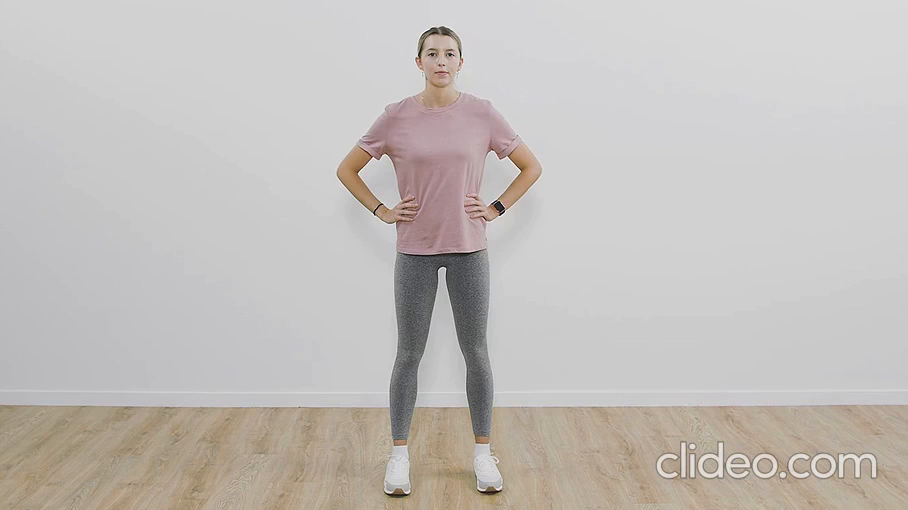
#> input picture frame 15 of video/person.mp4, 908 x 510 px, given in place of input.mp4, which was not available
$ python analyze_video.py
#> lines starting #> are read from the running program, lines starting #| are printed output that depends on the picture; after the words box and inside, x2 and y2 are one past the last pixel; in counts of white or black regions, pixels touching at a corner belong together; pictures that were not available may be replaced by others from this repository, and a replacement may not be noted
### src/utils.py
import cv2
import numpy as np


def clamp(val: int, lo: int, hi: int) -> int:
    return max(lo, min(hi, val))


def get_frame_at_index(cap: cv2.VideoCapture, frame_idx: int):
    cap.set(cv2.CAP_PROP_POS_FRAMES, frame_idx)
    ok, frame = cap.read()
    return ok, frame


def compute_frame_indices(cap: cv2.VideoCapture, ref_sec: float, tgt_sec_from_end: float):
    fps = cap.get(cv2.CAP_PROP_FPS)
    if fps <= 1e-6:
        fps = 30.0

    total_frames = int(cap.get(cv2.CAP_PROP_FRAME_COUNT))
    if total_frames <= 0:
        raise RuntimeError("Не удалось определить количество кадров.")

    ref_idx = int(ref_sec * fps)
    tgt_idx = total_frames - 1 - int(tgt_sec_from_end * fps)

    ref_idx = clamp(ref_idx, 0, total_frames - 1)
    tgt_idx = clamp(tgt_idx, 0, total_frames - 1)

    return fps, total_frames, ref_idx, tgt_idx


def select_point_on_frame(frame: np.ndarray, win_name: str = "Select point"):

    chosen = {"pt": None}

    def on_mouse(event, x, y, flags, param):
        if event == cv2.EVENT_LBUTTONDOWN:
            chosen["pt"] = (int(x), int(y))

    vis = frame.copy()
    cv2.namedWindow(win_name, cv2.WINDOW_NORMAL)
    cv2.setMouseCallback(win_name, on_mouse)

    while True:
        temp = vis.copy()
        if chosen["pt"] is not None:
            cv2.circle(temp, chosen["pt"], 6, (0, 255, 0), 2)
            cv2.putText(temp, f"Selected: {chosen['pt']}", (10, 30),
                        cv2.FONT_HERSHEY_SIMPLEX, 1.0, (0, 255, 0), 2)

        cv2.putText(temp, "Click LBM to choose point. ENTER to confirm, ESC to close.",
                    (10, temp.shape[0] - 20), cv2.FONT_HERSHEY_SIMPLEX, 0.7, (255, 255, 255), 2)

        cv2.imshow(win_name, temp)
        key = cv2.waitKey(20) & 0xFF

        if key == 27:  # ESC
            cv2.destroyWindow(win_name)
            return None
        if key in (10, 13):  # ENTER
            if chosen["pt"] is not None:
                cv2.destroyWindow(win_name)
                return chosen["pt"]


# [7 lines left out: function make_roi, not called in this run]

### src/analyze_video.py
import argparse
import os
import csv
import cv2
import numpy as np

from detectors import available_methods, detect_in_roi, match_descriptors
from utils import compute_frame_indices, get_frame_at_index, select_point_on_frame, make_roi


# [56 lines left out: functions estimate_homography_and_drift, draw_roi, not called in this run]


def main():
    parser = argparse.ArgumentParser()
    parser.add_argument("--video", type=str, default="video/input.mp4", help="Path to input video")
    parser.add_argument("--roi_radius", type=int, default=120, help="ROI radius in pixels")
    parser.add_argument("--ref_sec", type=float, default=0.5, help="Seconds from start for reference frame")
    parser.add_argument("--tgt_sec_from_end", type=float, default=0.5, help="Seconds from end for target frame")
    parser.add_argument("--ratio", type=float, default=0.75, help="Ratio test threshold")
    parser.add_argument("--out_dir", type=str, default="outputs", help="Output directory")
    args = parser.parse_args()

    os.makedirs(args.out_dir, exist_ok=True)

    cap = cv2.VideoCapture(args.video)
    if not cap.isOpened():
        raise RuntimeError(f"Не удалось открыть видео: {args.video}")

    fps, total_frames, ref_idx, tgt_idx = compute_frame_indices(cap, args.ref_sec, args.tgt_sec_from_end)

    ok, ref_frame = get_frame_at_index(cap, ref_idx)
#> in get_frame_at_index, frame is the input picture: shape (510, 908, 3); mean B, G, R 187, 190.4, 194.9
#> ok = True
    if not ok:
        raise RuntimeError("Не удалось считать reference frame")

    ok, tgt_frame = get_frame_at_index(cap, tgt_idx)
#> call 2 of get_frame_at_index, with frame_idx = 165
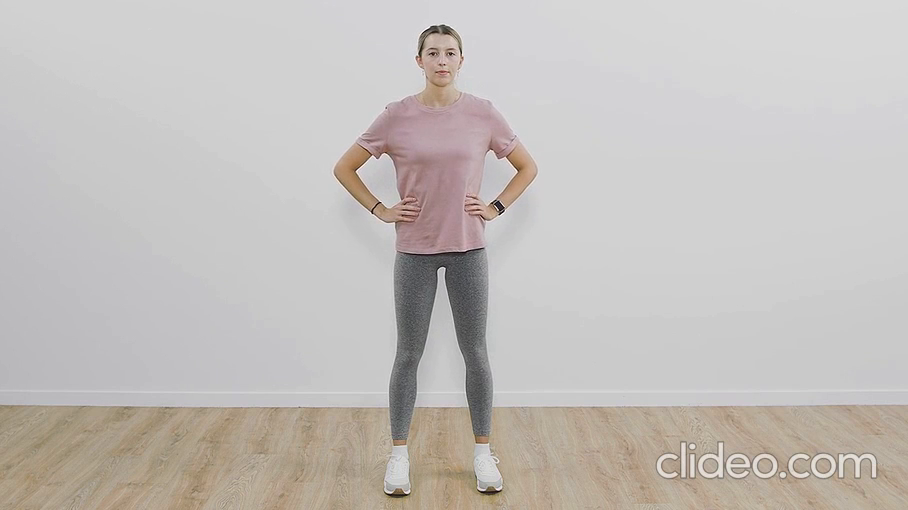
#> input picture frame 165 of video/person.mp4, 908 x 510 px, given in place of input.mp4, which was not available
#> in get_frame_at_index, frame is the input picture: shape (510, 908, 3); mean B, G, R 187, 190.4, 194.9
    if not ok:
        raise RuntimeError("Не удалось считать target frame")

    print(f"Video: {args.video}")
    print(f"FPS ~ {fps:.2f}, total_frames = {total_frames}")
    print(f"Reference frame index = {ref_idx}, target frame index = {tgt_idx}")

    # выбираем точку на reference кадре
    pt = select_point_on_frame(ref_frame, win_name="Выберите точку на первом кадре")
#> in select_point_on_frame, `cv2.putText(temp, "Click LBM to choose point. ENTER to confirm, ESC to..`:
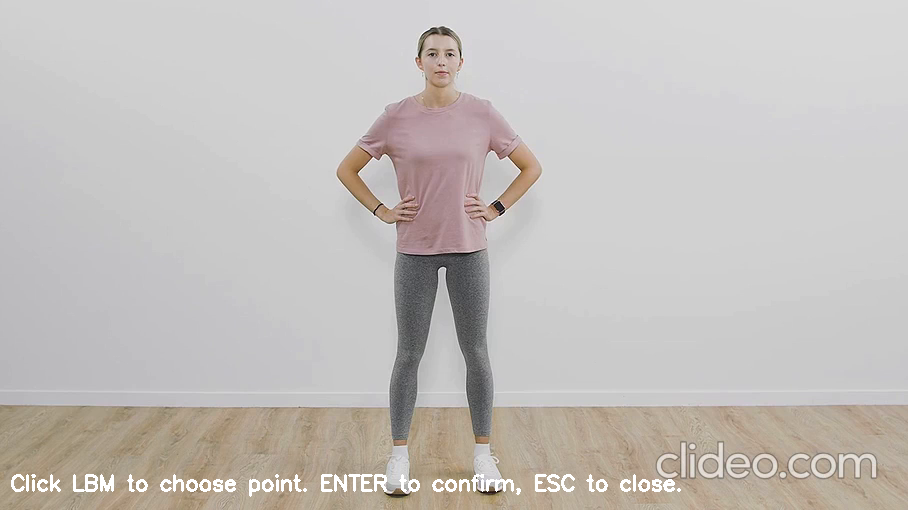
#> temp: shape (510, 908, 3); 0.91% of pixels changed, all inside (x1, y1, x2, y2) = (11, 474, 681, 497)
#> (key Esc is pressed here)
    if pt is None:
        print("Отмена выбора точки. Выход.")
        return

    h, w = ref_frame.shape[:2]
    roi = make_roi(pt, args.roi_radius, w, h)

    ref_gray = cv2.cvtColor(ref_frame, cv2.COLOR_BGR2GRAY)
    tgt_gray = cv2.cvtColor(tgt_frame, cv2.COLOR_BGR2GRAY)

    methods = available_methods()
    if not methods:
        raise RuntimeError("Не удалось создать ни один детектор.")

    # сохраним ref/tgt с ROI
    cv2.imwrite(os.path.join(args.out_dir, "ref_with_roi.png"), draw_roi(ref_frame, roi, pt))
    cv2.imwrite(os.path.join(args.out_dir, "tgt.png"), tgt_frame)

    metrics_path = os.path.join(args.out_dir, "metrics.csv")
    with open(metrics_path, "w", newline="", encoding="utf-8") as f:
        writer = csv.writer(f)
        writer.writerow([
            "method",
            "kps_ref",
            "kps_tgt",
            "good_matches",
            "inliers",
            "inlier_ratio",
            "drift_px",
            "status",
        ])

        for m in methods:
            print(f"\n=== {m.name} ===")

            kps1, desc1 = detect_in_roi(m, ref_gray, roi)
            kps2, desc2 = detect_in_roi(m, tgt_gray, roi)

            matches = match_descriptors(m, desc1, desc2, ratio=args.ratio)

            result = estimate_homography_and_drift(matches, kps1, kps2, pt)

            drift_px = result["drift_px"] if result["drift_px"] is not None else ""
            inlier_ratio = result["inlier_ratio"]

            writer.writerow([
                m.name,
                len(kps1),
                len(kps2),
                len(matches),
                result["inliers"],
                f"{inlier_ratio:.3f}",
                drift_px,
                result["reason"],
            ])

            print(f"kps_ref={len(kps1)} kps_tgt={len(kps2)} good_matches={len(matches)}")
            print(f"inliers={result['inliers']} inlier_ratio={inlier_ratio:.3f} drift_px={result['drift_px']} status={result['reason']}")

            # визуализация матчей
            # рисуем только good matches
            match_img = cv2.drawMatches(
                ref_frame, kps1,
                tgt_frame, kps2,
                matches[:200], None,  # ограничим, чтобы картинка не была гигантской
                flags=cv2.DrawMatchesFlags_NOT_DRAW_SINGLE_POINTS
            )
            cv2.imwrite(os.path.join(args.out_dir, f"matches_{m.name}.png"), match_img)

            # если удалось посчитать центр на target — отметим его
            if result.get("ok"):
                cx2, cy2 = result["center_tgt_xy"]
                vis_tgt = tgt_frame.copy()
                cv2.rectangle(vis_tgt, (roi[0], roi[1]), (roi[2], roi[3]), (0, 255, 0), 2)
                cv2.circle(vis_tgt, (int(round(cx2)), int(round(cy2))), 7, (0, 0, 255), 2)
                cv2.putText(vis_tgt, f"{m.name} drift={result['drift_px']:.1f}px",
                            (10, 30), cv2.FONT_HERSHEY_SIMPLEX, 1.0, (0, 0, 255), 2)
                cv2.imwrite(os.path.join(args.out_dir, f"tgt_center_{m.name}.png"), vis_tgt)

    cap.release()
    print("\nГотово. Результаты в папке outputs")


if __name__ == "__main__":
    main()

$ run again, starting later in the video
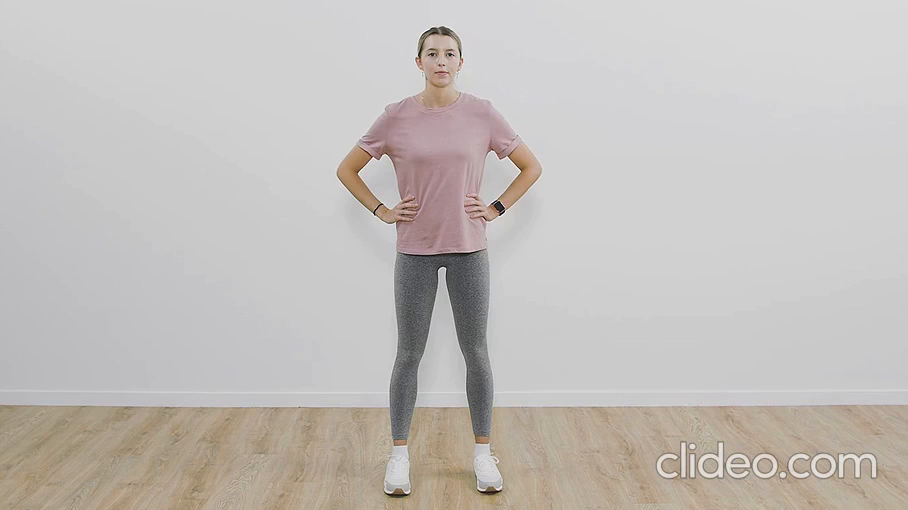
#> input picture frame 15 of video/person.mp4, 908 x 510 px, given in place of input.mp4, which was not available
#> in get_frame_at_index, frame is the input picture: shape (510, 908, 3); mean B, G, R 187, 190.4, 194.9
#> ok = True
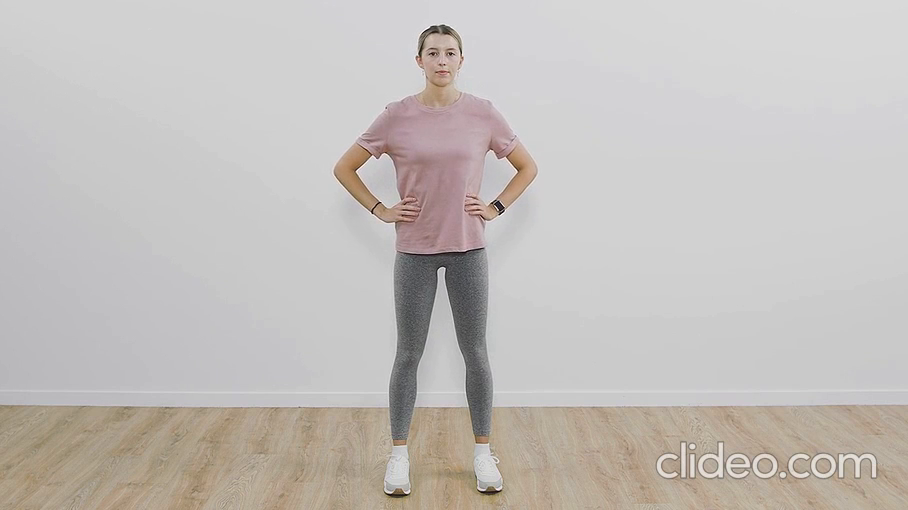
#> input picture frame 165 of video/person.mp4, 908 x 510 px, given in place of input.mp4, which was not available
#> in get_frame_at_index, frame is the input picture: shape (510, 908, 3); mean B, G, R 187, 190.4, 194.9
#> temp: shape (510, 908, 3); 0.91% of pixels changed, all inside (x1, y1, x2, y2) = (11, 474, 681, 497)

$ run again, starting later in the video
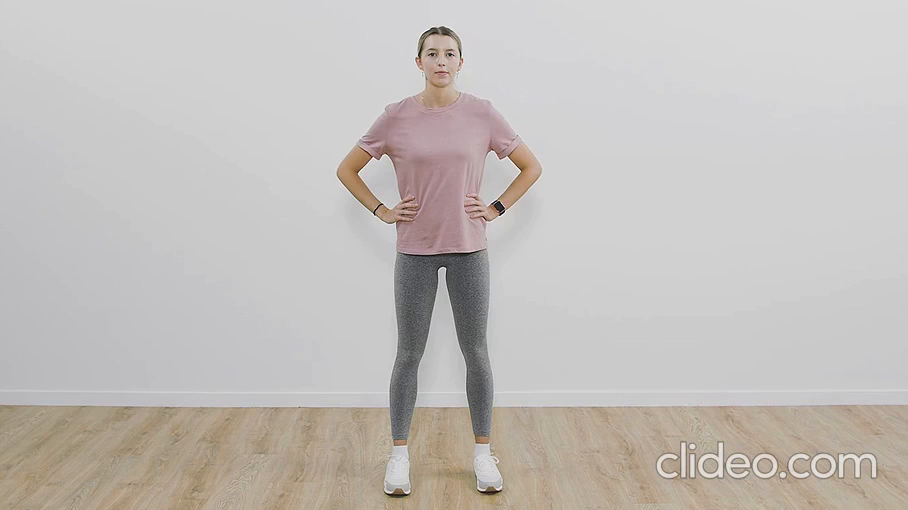
#> input picture frame 15 of video/person.mp4, 908 x 510 px, given in place of input.mp4, which was not available
#> in get_frame_at_index, frame is the input picture: shape (510, 908, 3); mean B, G, R 187, 190.4, 194.9
#> ok = True
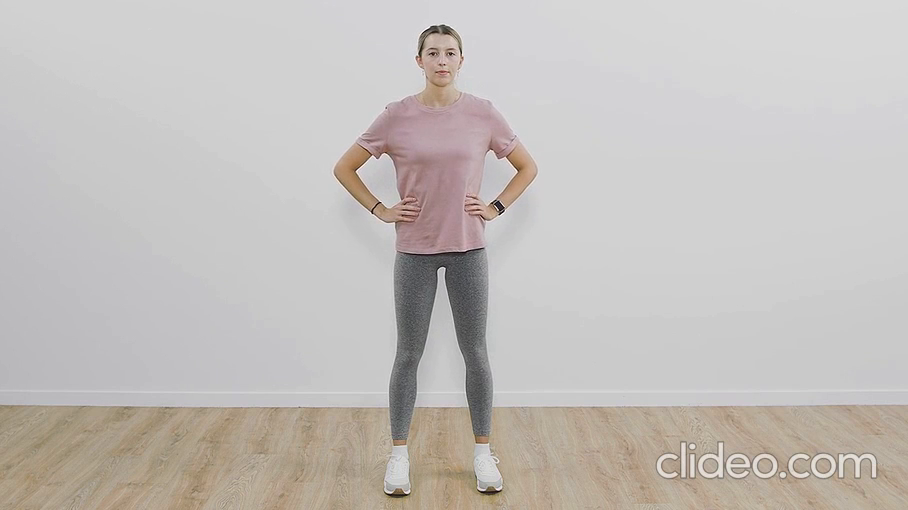
#> input picture frame 165 of video/person.mp4, 908 x 510 px, given in place of input.mp4, which was not available
#> in get_frame_at_index, frame is the input picture: shape (510, 908, 3); mean B, G, R 187, 190.4, 194.9
#> temp: shape (510, 908, 3); 0.91% of pixels changed, all inside (x1, y1, x2, y2) = (11, 474, 681, 497)
